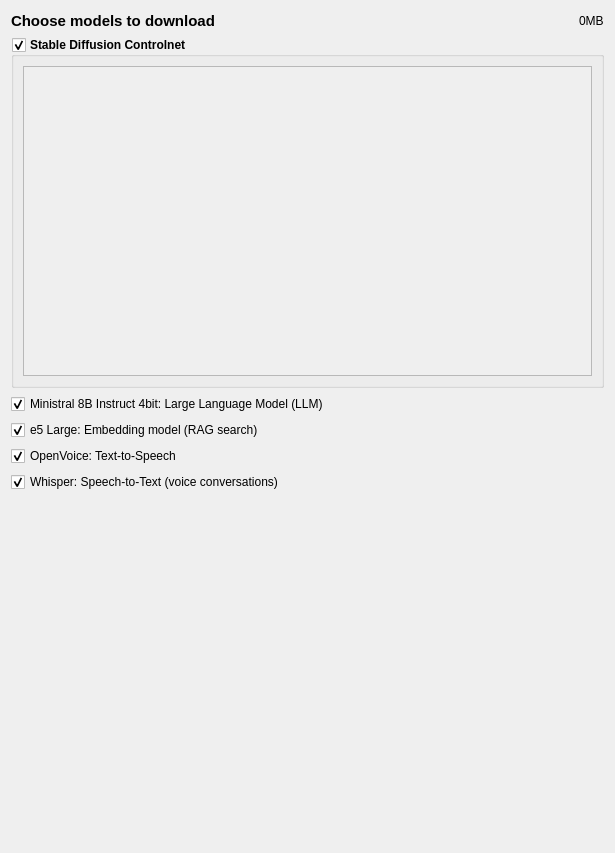
<?xml version="1.0" encoding="UTF-8"?>
<ui version="4.0">
 <class>install_success_page</class>
 <widget class="QWidget" name="install_success_page">
  <property name="geometry">
   <rect>
    <x>0</x>
    <y>0</y>
    <width>615</width>
    <height>853</height>
   </rect>
  </property>
  <property name="windowTitle">
   <string>Form</string>
  </property>
  <layout class="QGridLayout" name="gridLayout">
   <item row="1" column="0">
    <layout class="QHBoxLayout" name="horizontalLayout">
     <item>
      <widget class="QLabel" name="page_title">
       <property name="font">
        <font>
         <pointsize>11</pointsize>
         <bold>true</bold>
        </font>
       </property>
       <property name="text">
        <string>Choose models to download</string>
       </property>
      </widget>
     </item>
     <item>
      <spacer name="horizontalSpacer">
       <property name="orientation">
        <enum>Qt::Orientation::Horizontal</enum>
       </property>
       <property name="sizeHint" stdset="0">
        <size>
         <width>40</width>
         <height>20</height>
        </size>
       </property>
      </spacer>
     </item>
     <item>
      <widget class="QLabel" name="total_size_label">
       <property name="text">
        <string>0MB</string>
       </property>
      </widget>
     </item>
    </layout>
   </item>
   <item row="9" column="0">
    <spacer name="verticalSpacer">
     <property name="orientation">
      <enum>Qt::Orientation::Vertical</enum>
     </property>
     <property name="sizeHint" stdset="0">
      <size>
       <width>20</width>
       <height>40</height>
      </size>
     </property>
    </spacer>
   </item>
   <item row="2" column="0">
    <widget class="QGroupBox" name="groupBox">
     <property name="font">
      <font>
       <bold>true</bold>
      </font>
     </property>
     <property name="title">
      <string>Stable Diffusion Controlnet</string>
     </property>
     <property name="checkable">
      <bool>true</bool>
     </property>
     <layout class="QGridLayout" name="gridLayout_2">
      <item row="0" column="0">
       <widget class="QScrollArea" name="stable_diffusion_scrollarea">
        <property name="widgetResizable">
         <bool>true</bool>
        </property>
        <widget class="QWidget" name="stable_diffusion_layout">
         <property name="geometry">
          <rect>
           <x>0</x>
           <y>0</y>
           <width>571</width>
           <height>279</height>
          </rect>
         </property>
         <layout class="QVBoxLayout" name="verticalLayout"/>
        </widget>
       </widget>
      </item>
     </layout>
    </widget>
   </item>
   <item row="4" column="0">
    <widget class="QCheckBox" name="checkBox">
     <property name="text">
      <string>e5 Large: Embedding model (RAG search)</string>
     </property>
     <property name="checked">
      <bool>true</bool>
     </property>
    </widget>
   </item>
   <item row="7" column="0">
    <widget class="QCheckBox" name="whisper_checkbox">
     <property name="text">
      <string>Whisper: Speech-to-Text (voice conversations)</string>
     </property>
     <property name="checked">
      <bool>true</bool>
     </property>
    </widget>
   </item>
   <item row="3" column="0">
    <widget class="QCheckBox" name="ministral_checkbox">
     <property name="text">
      <string>Ministral 8B Instruct 4bit: Large Language Model (LLM)</string>
     </property>
     <property name="checked">
      <bool>true</bool>
     </property>
    </widget>
   </item>
   <item row="6" column="0">
    <widget class="QCheckBox" name="openvoice_model">
     <property name="text">
      <string>OpenVoice: Text-to-Speech</string>
     </property>
     <property name="checked">
      <bool>true</bool>
     </property>
    </widget>
   </item>
  </layout>
 </widget>
 <resources/>
 <connections>
  <connection>
   <sender>ministral_checkbox</sender>
   <signal>toggled(bool)</signal>
   <receiver>install_success_page</receiver>
   <slot>ministral_toggled(bool)</slot>
   <hints>
    <hint type="sourcelabel">
     <x>186</x>
     <y>392</y>
    </hint>
    <hint type="destinationlabel">
     <x>-4</x>
     <y>338</y>
    </hint>
   </hints>
  </connection>
  <connection>
   <sender>whisper_checkbox</sender>
   <signal>toggled(bool)</signal>
   <receiver>install_success_page</receiver>
   <slot>whisper_toggled(bool)</slot>
   <hints>
    <hint type="sourcelabel">
     <x>154</x>
     <y>512</y>
    </hint>
    <hint type="destinationlabel">
     <x>-1</x>
     <y>471</y>
    </hint>
   </hints>
  </connection>
  <connection>
   <sender>groupBox</sender>
   <signal>toggled(bool)</signal>
   <receiver>install_success_page</receiver>
   <slot>stable_diffusion_toggled(bool)</slot>
   <hints>
    <hint type="sourcelabel">
     <x>172</x>
     <y>39</y>
    </hint>
    <hint type="destinationlabel">
     <x>-3</x>
     <y>18</y>
    </hint>
   </hints>
  </connection>
  <connection>
   <sender>checkBox</sender>
   <signal>toggled(bool)</signal>
   <receiver>install_success_page</receiver>
   <slot>embedding_model_toggled(bool)</slot>
   <hints>
    <hint type="sourcelabel">
     <x>91</x>
     <y>422</y>
    </hint>
    <hint type="destinationlabel">
     <x>-4</x>
     <y>389</y>
    </hint>
   </hints>
  </connection>
  <connection>
   <sender>openvoice_model</sender>
   <signal>toggled(bool)</signal>
   <receiver>install_success_page</receiver>
   <slot>openvoice_toggled(bool)</slot>
   <hints>
    <hint type="sourcelabel">
     <x>41</x>
     <y>473</y>
    </hint>
    <hint type="destinationlabel">
     <x>-5</x>
     <y>442</y>
    </hint>
   </hints>
  </connection>
 </connections>
 <slots>
  <slot>yes_toggled(bool)</slot>
  <slot>no_toggled(bool)</slot>
  <slot>ministral_toggled(bool)</slot>
  <slot>whisper_toggled(bool)</slot>
  <slot>stable_diffusion_toggled(bool)</slot>
  <slot>embedding_model_toggled(bool)</slot>
  <slot>openvoice_toggled(bool)</slot>
 </slots>
</ui>
